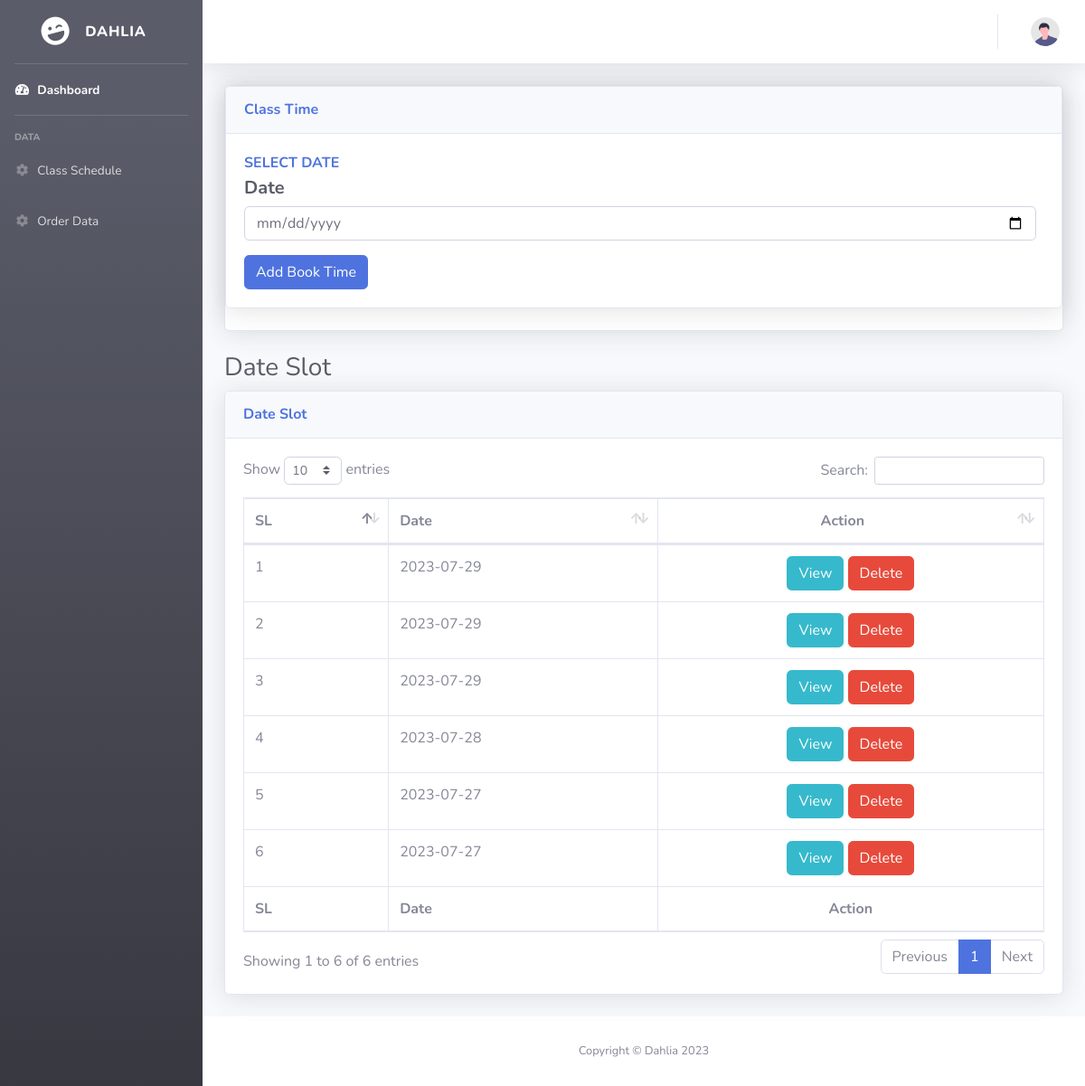
Page /admin/bookdata.php on the earlier database version.
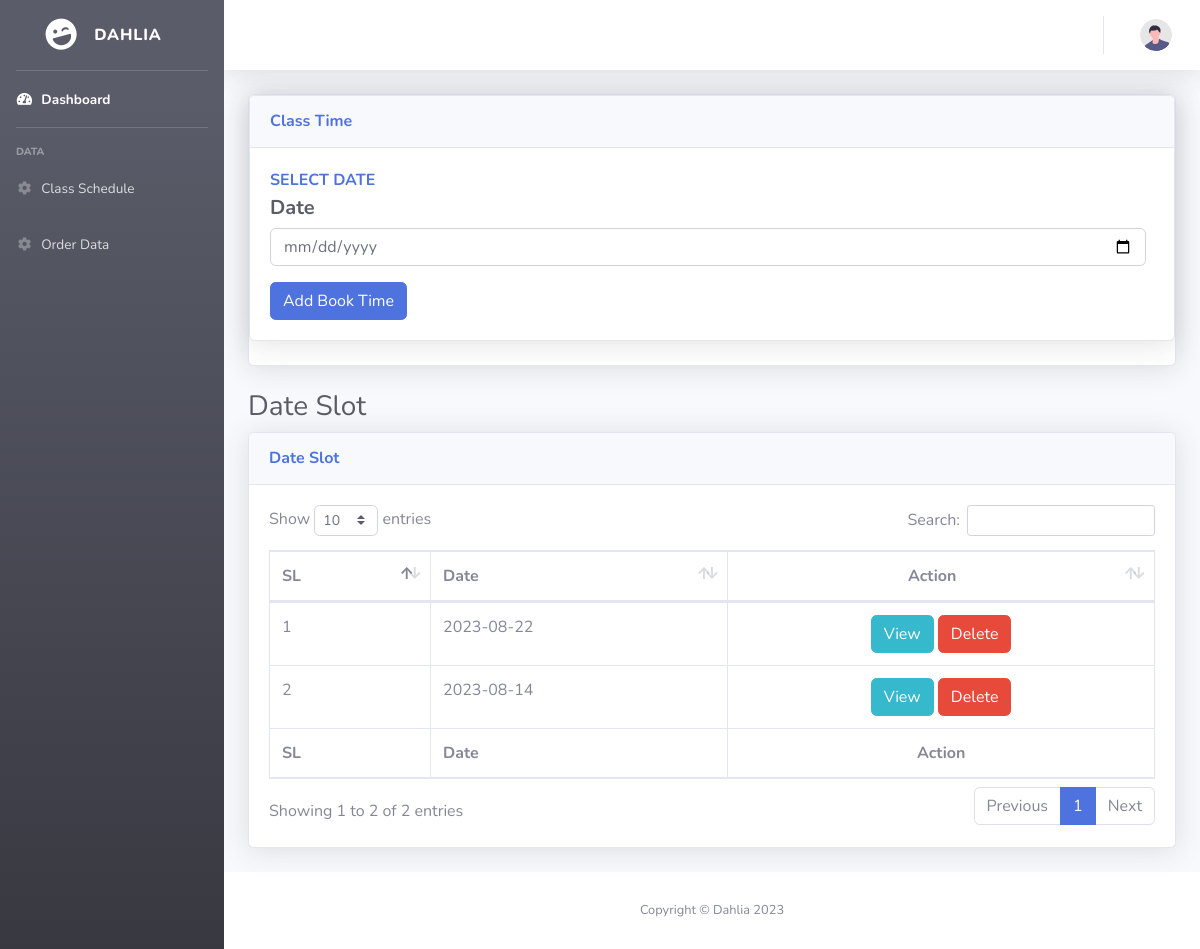
Same page on the later database version.
### tables this page shows
CREATE TABLE `date_slot` (
  `id` int(11) NOT NULL,
  `date` date NOT NULL,
  `inserted_at` datetime NOT NULL
);

### includes/dbConnect.php (called while the page is built, shortened)
<?php
class DBController {
    private $host = "localhost";
    private $user = "root";
    private $password = "";
    private $database = "dahlia";
    private $conn;
    function __construct() {
        $this->conn = $this->connectDB();
    }
    function connectDB() {
        $conn = mysqli_connect($this->host,$this->user,$this->password,$this->database);
        return $conn;
    }
    function runQuery($query) {
        $result = mysqli_query($this->conn,$query);
        while($row=mysqli_fetch_assoc($result)) {
            $resultset[] = $row;
        }
        if(!empty($resultset))
            return $resultset;
    }
    function numRows($query) {
        $result  = mysqli_query($this->conn,$query);
        $rowcount = mysqli_num_rows($result);
        return $rowcount;
    }
}

### admin/bookdata.php (the view, shortened to what the changed rows need)
<?php
include('../includes/dbConnect.php');
$db_handle = new DBController();
            ?>
<!DOCTYPE html>
<html lang="en">
<head>
    <?php require_once 'include/css.php'; ?>
</head>
<body id="page-top">
<div id="wrapper">
    <div id="content-wrapper" class="d-flex flex-column">
        <div id="content">
            <div class="container-fluid">
                <h1 class="h3 mb-2 text-gray-800">Date Slot</h1>
                <div class="card shadow mb-4">
                    <div class="card-body">
                        <div class="table-responsive">
                            <table class="table table-bordered" id="dataTable" width="100%" cellspacing="0">
                                <thead>
                                <tr>
                                    <th>SL</th>
                                    <th>Date</th>
                                    <th class="text-center">Action</th>
                                </tr>
                                </thead>
                                <tfoot>
                                <tr>
                                    <th>SL</th>
                                    <th>Date</th>
                                    <th class="text-center">Action</th>
                                </tr>
                                </tfoot>
                                <tbody>
                                <?php
                                $query="SELECT * FROM date_slot order by date desc";
                                $data = $db_handle->runQuery($query);
                                $row_count = $db_handle->numRows($query);
                                for ($i = 0; $i < $row_count; $i++) {
                                    ?>
                                    <tr>
                                        <td><?php echo $i + 1; ?></td>
                                        <td><?php echo $data[$i]["date"]; ?></td>
                                        <td class="text-center">
                                            <a href="viewdata.php?date=<?php echo $data[$i]["date"]; ?>"
                                               class="btn btn-info me-2">View</a>
                                            <a href="bookdata.php?book_id=<?php echo $data[$i]["id"]; ?>"
                                               class="btn btn-danger">Delete</a>
                                        </td>
                                    </tr>
                                <?php } ?>
                                </tbody>
                            </table>
                        </div>
                    </div>
                </div>
            </div>
        </div>
    </div>
</div>
</body>
</html>

Differences in the rows shown:
removed date_slot: date "2023-07-29"
removed date_slot: date "2023-07-29"
removed date_slot: date "2023-07-29"
removed date_slot: date "2023-07-28"
removed date_slot: date "2023-07-27"
removed date_slot: date "2023-07-27"
added date_slot: date "2023-08-22"
added date_slot: date "2023-08-14"
Other differences:
text written by a page script: "Show entries Search: Showing 1 to 6 of 6 entries Previous 1 Next" → "Show entries Search: Showing 1 to 2 of 2 entries Previous 1 Next"
